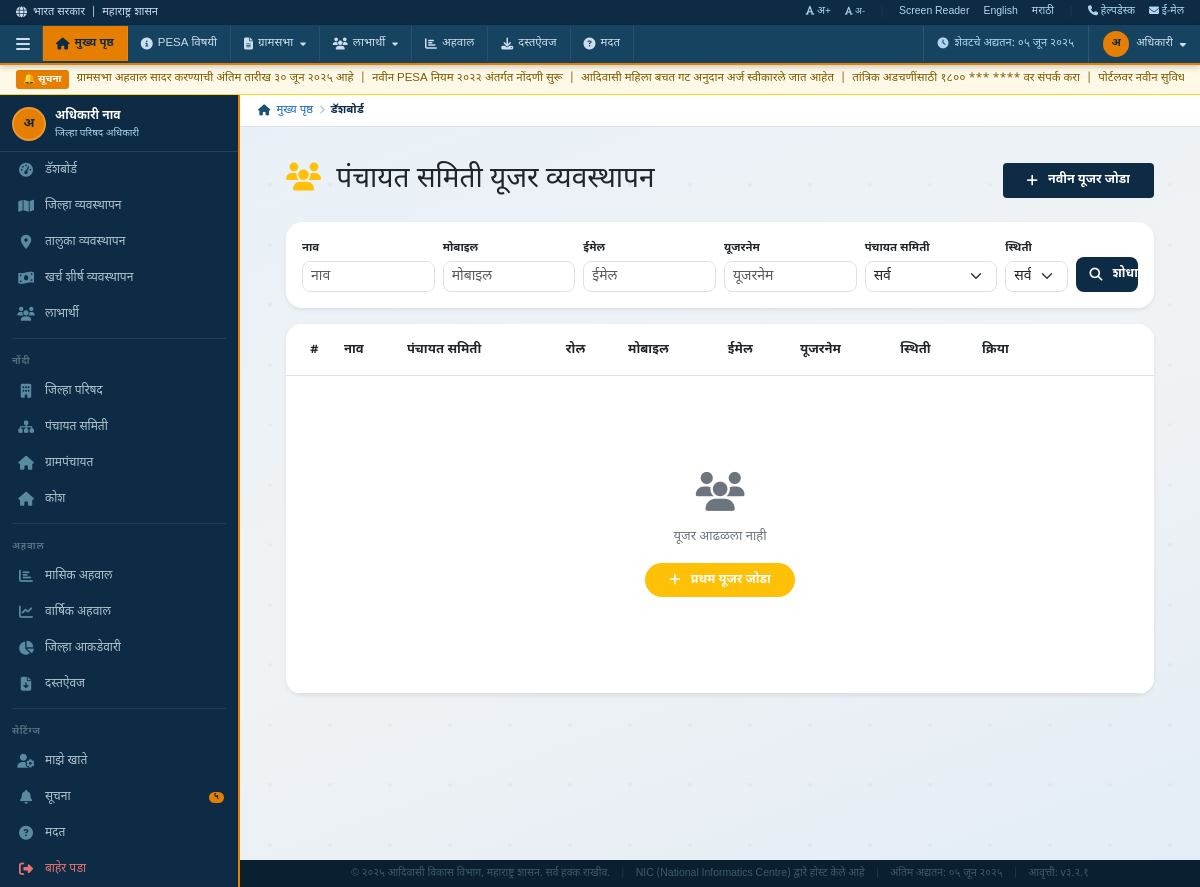
Before: /PanchayatSamiti/PS-Manage-Users/ (signed in) with the older database file.
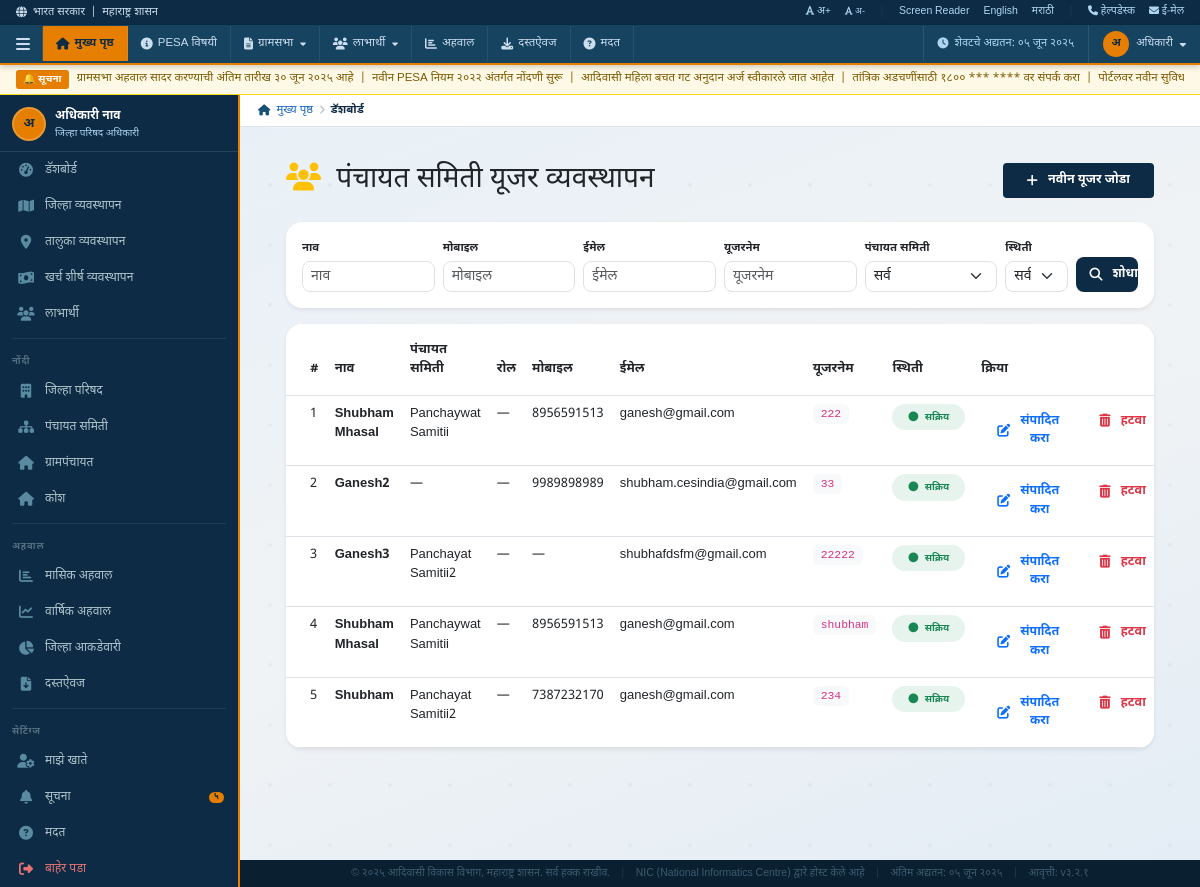
After: the same page with the newer database file.
### PanchayatSamiti/models.py (models this page shows, shortened)
class Panchayat_Samiti_User(models.Model):
    STATUS_CHOICES = (
        ('Active', 'Active'),
        ('Inactive', 'Inactive'),
    )
    panchayat_samiti = models.ForeignKey('Panchayat_Samiti',on_delete=models.SET_NULL,null=True,blank=True, related_name='panchayat_samiti_users')
    name = models.CharField(max_length=255,null=True,blank=True)
    mobile = models.CharField(max_length=20,null=True,blank=True)
    email = models.EmailField(null=True,blank=True)
    address = models.TextField(null=True,blank=True)
    role = models.CharField(max_length=255,null=True,blank=True)
    username = models.CharField(max_length=255,unique=True,null=True,blank=True)
    password = models.CharField(max_length=255,null=True,blank=True)
    profile = models.ImageField(upload_to='Panchayat_Samiti_User_Profile/',null=True,blank=True)
    status = models.CharField(max_length=20,choices=STATUS_CHOICES,default='Active',null=True,blank=True)
    is_retired = models.BooleanField(default=False,null=True,blank=True)
    retired_on = models.DateTimeField(null=True,blank=True)
    created_at = models.DateTimeField(auto_now_add=True,null=True,blank=True)
    updated_at = models.DateTimeField(auto_now=True,null=True,blank=True)

class Panchayat_Samiti(models.Model):
    STATUS_CHOICES = (
        ('Active', 'Active'),
        ('Inactive', 'Inactive'),
    )
    zilla_parishad = models.ForeignKey(Zilla_Parishad,on_delete=models.SET_NULL,null=True,blank=True, related_name='panchayat_samitis')
    panchayat_samiti_name = models.CharField(max_length=255,null=True,blank=True)
    panchayat_samiti_code = models.CharField(max_length=255,unique=True,null=True,blank=True)
    taluka = models.ForeignKey(Taluka,on_delete=models.SET_NULL,null=True,blank=True,related_name='panchayat_samitis')
    status = models.CharField(max_length=20,choices=STATUS_CHOICES,default='Active',null=True,blank=True)
    created_at = models.DateTimeField(auto_now_add=True,null=True,blank=True)
    updated_at = models.DateTimeField(auto_now=True,null=True,blank=True)

### PanchayatSamiti/views.py (the view, shortened to what this page needs)
# urls.py: path('PS-Manage-Users/',views.PS_Manage_Users,name='PS-Manage-Users'),
def PS_Manage_Users(request):
    if not request.session.get('superuser_id'):
        return redirect('SuperUser-Login')
    try:
        user = Super_User.objects.get(
            id=request.session.get('superuser_id'),
            status='Active'
        )
    except Super_User.DoesNotExist:
        request.session.flush()
        return redirect('SuperUser-Login')
    pre_selected_samiti_id = request.GET.get('pre_selected_samiti', '')
    pre_selected_samiti_name = request.GET.get('samiti_name', '')
    panchayat_samitis = Panchayat_Samiti.objects.filter(status='Active')
    name = request.GET.get('name', '').strip()
    mobile = request.GET.get('mobile', '').strip()
    email = request.GET.get('email', '').strip()
    username = request.GET.get('username', '').strip()
    panchayat_samiti_filter = request.GET.get('panchayat_samiti', '').strip()
    status_filter = request.GET.get('status', 'all')
    reset = request.GET.get('reset', '')
    if status_filter == 'active':
        users = Panchayat_Samiti_User.objects.filter(status='Active')
    elif status_filter == 'inactive':
        users = Panchayat_Samiti_User.objects.filter(status='Inactive')
    else:
        users = Panchayat_Samiti_User.objects.all()
    total_users = users.count()
    if name:
        users = users.filter(name__icontains=name)
    if mobile:
        users = users.filter(mobile__icontains=mobile)
    if email:
        users = users.filter(email__icontains=email)
    if username:
        users = users.filter(username__icontains=username)
    if panchayat_samiti_filter:
        users = users.filter(panchayat_samiti_id=panchayat_samiti_filter)
    filtered_count = users.count()
    paginator = Paginator(users, 15)
    page_number = request.GET.get('page', 1)
    users_page = paginator.get_page(page_number)
    start_index = (users_page.number - 1) * paginator.per_page + 1
    pagination_range = []
    current_page = users_page.number
    total_pages = paginator.num_pages
    if total_pages <= 7:
        pagination_range = list(range(1, total_pages + 1))
    context = {
        'user': user,
        'users': users_page,
        'total_users': total_users,
        'filtered_count': filtered_count,
        'start_index': start_index,
        'name': name,
        'mobile': mobile,
        'email': email,
        'username': username,
        'panchayat_samiti_filter': panchayat_samiti_filter,
        'status_filter': status_filter,
        'panchayat_samitis': panchayat_samitis,
        'pagination_range': pagination_range,
        'total_pages': total_pages,
        'pre_selected_samiti_id': pre_selected_samiti_id,
        'pre_selected_samiti_name': pre_selected_samiti_name,
    }
    return render(request, 'PS-Manage-Users.html', context)

### PanchayatSamiti/templates/PS-Manage-Users.html (shortened to what the changed rows need)
{% extends 'Superuser-base.html' %}
{% load static %}
{% block content %}
<div class="container-fluid px-4 py-3">
  <div class="d-flex justify-content-between align-items-center flex-wrap gap-3 mb-4">
    <h2 class="h3 mb-0 text-dark">
      <i class="fas fa-users text-warning me-2"></i>
      पंचायत समिती यूजर व्यवस्थापन
    </h2>
  </div>
  <div class="card border-0 shadow-sm rounded-4">
    <div class="card-body p-0 overflow-auto">
      <table class="table table-hover mb-0">
        <thead class="bg-light">
          <tr>
            <th class="ps-4 py-3" style="width: 50px;">#</th>
            <th class="py-3">नाव</th>
            <th class="py-3">पंचायत समिती</th>
            <th class="py-3">रोल</th>
            <th class="py-3">मोबाइल</th>
            <th class="py-3">ईमेल</th>
            <th class="py-3">यूजरनेम</th>
            <th class="py-3">स्थिती</th>
            <th class="pe-4 py-3" style="width: 180px;">क्रिया</th>
          </tr>
        </thead>
        <tbody>
          {% if users %}
            {% for user_obj in users %}
            <tr>
              <td class="ps-4">{{ forloop.counter0|add:start_index|default:forloop.counter }}</td>
              <td class="fw-semibold">{{ user_obj.name|default:"—" }}</td>
              <td>{{ user_obj.panchayat_samiti.panchayat_samiti_name|default:"—" }}</td>
              <td>
                {% if user_obj.role %}
                  <span class="badge bg-info bg-opacity-10 text-info px-3 py-2 rounded-pill">
                    <i class="fas fa-user-tag me-1"></i> {{ user_obj.role }}
                  </span>
                {% else %}
                  —
                {% endif %}
              </td>
              <td>{{ user_obj.mobile|default:"—" }}</td>
              <td>{{ user_obj.email|default:"—" }}</td>
              <td><code class="bg-light px-2 py-1 rounded">{{ user_obj.username|default:"—" }}</code></td>
              <td>
                {% if user_obj.status == 'Active' %}
                  <span class="badge bg-success bg-opacity-10 text-success px-3 py-2 rounded-pill">
                    <i class="fas fa-circle fs-10 me-1"></i> सक्रिय
                  </span>
                {% else %}
                  <span class="badge bg-danger bg-opacity-10 text-danger px-3 py-2 rounded-pill">
                    <i class="fas fa-circle fs-10 me-1"></i> निष्क्रिय
                  </span>
                {% endif %}
              </td>
              <td class="pe-4">
                <div class="d-flex gap-2">
                  <button class="btn btn-sm btn-outline-primary rounded-pill px-3"
                          data-bs-toggle="modal" data-bs-target="#editModal{{ user_obj.id }}">
                    <i class="fas fa-edit me-1"></i> संपादित करा
                  </button>
                  <form method="POST" action="{% url 'PS-Manage-Users' %}"
                        style="display: inline;"
                        onsubmit="return confirm('⚠️ कृपया खात्री करा? हा यूजर कायमचा हटविला जाईल!');">
                    <button type="submit" class="btn btn-sm btn-outline-danger rounded-pill px-3">
                      <i class="fas fa-trash-alt me-1"></i> हटवा
                    </button>
                  </form>
                </div>
              </td>
            </tr>
            {% endfor %}
          {% else %}
            <tr>
              <td colspan="9" class="text-center py-5">
                <div class="py-5">
                  <i class="fas fa-users fa-3x text-secondary mb-3 d-block"></i>
                  <p class="text-secondary mb-3">यूजर आढळला नाही</p>
                  <button type="button" class="btn btn-warning text-white rounded-pill px-4" data-bs-toggle="modal" data-bs-target="#addModal">
                    <i class="fas fa-plus me-1"></i> प्रथम यूजर जोडा
                  </button>
                </div>
              </td>
            </tr>
          {% endif %}
        </tbody>
      </table>
    </div>
  </div>
</div>
{% endblock %}

Changed rows visible on the page:
added Panchayat_Samiti_User: name "Shubham Mhasal", panchayat_samiti.panchayat_samiti_name "Panchaywat Samitii", mobile "8956591513", email "ganesh@gmail.com", username "222", status "Active" (drawn)
added Panchayat_Samiti_User: name "Ganesh2", panchayat_samiti.panchayat_samiti_name "—", mobile "9989898989", email "shubham.cesindia@gmail.com", username "33", status "Active" (drawn)
added Panchayat_Samiti_User: name "Ganesh3", panchayat_samiti.panchayat_samiti_name "Panchayat Samitii2", mobile "—", email "shubhafdsfm@gmail.com", username "22222", status "Active" (drawn)
added Panchayat_Samiti_User: name "Shubham Mhasal", panchayat_samiti.panchayat_samiti_name "Panchaywat Samitii", mobile "8956591513", email "ganesh@gmail.com", username "shubham", status "Active" (drawn)
added Panchayat_Samiti_User: name "Shubham", panchayat_samiti.panchayat_samiti_name "Panchayat Samitii2", mobile "7387232170", email "ganesh@gmail.com", username "234", status "Active" (drawn)
Other visible differences:
text no longer shown: "यूजर आढळला नाही प्रथम यूजर जोडा"
